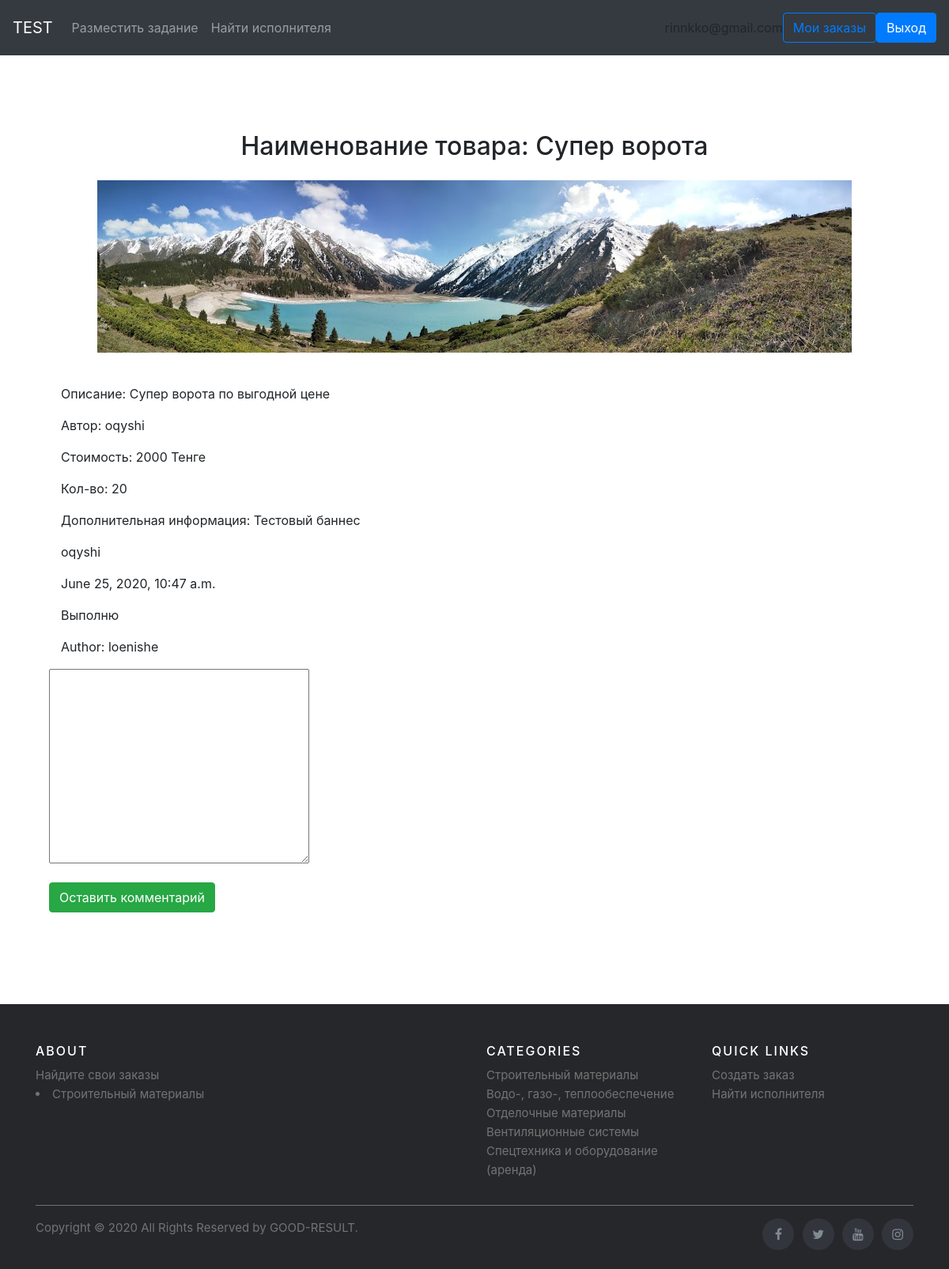
Screenshot of /category1/3/category2/2/category3/1/banner/1 (signed in) with the database file from the repository.
### adverts/models.py (models this page shows, shortened)
class Banner(models.Model):
    category3 = models.ForeignKey(Category3, on_delete=models.CASCADE, related_name='banner')
    title = models.CharField("Наименование", max_length=150)
    description = models.TextField('Описание')
    pub_time = models.DateTimeField('Дата публикации', default=timezone.now)
    price = models.IntegerField('Цена')
    amount = models.IntegerField('Количество')
    image = models.ImageField('Изображение', upload_to='adverts/', null=True)
    addition = models.TextField('Дополнительная информация')
    author = models.ForeignKey(User, related_name='mybanners', on_delete=models.CASCADE, null=True)
    class Meta:
        verbose_name = "Объявление"
        verbose_name_plural = "Объявления"

class Answer(models.Model):
    banner = models.ForeignKey(Banner, on_delete=models.CASCADE, related_name='answers')
    author = models.ForeignKey(User, related_name='myanswers', on_delete=models.CASCADE, null=True)
    pub_time = models.DateTimeField('Дата публикации', default=timezone.now)
    text = models.TextField('Описание')
    def __str__(self):
        return self.author.username
    class Meta:
        verbose_name = "Отклик"
        verbose_name_plural = "Отклик"

### adverts/views.py (the view)
class BannerDetailView(FollowerPermissionMixin, generic.DetailView):
    model = Banner
    template_name = 'adverts/banner.html'

### adverts/permissions.py (called while the page is built)
    def dispatch(self, request, *args, **kwargs):
        if not self.has_permissions():
            raise Http404()
        return super().dispatch(request, *args, **kwargs)

    def has_permissions(self):
        return self.request.user in [*self.get_object().category3.members.all(),
                                     *self.get_object().category3.parent_category.members.all(),
                                     *self.get_object().category3.parent_category.parent_category.members.all()]

### templates/adverts/banner.html (shortened to what this page needs)
<!DOCTYPE html>
<html lang="en">
<head>
</head>
<body>
</body>
</html>{% extends "base.html" %}
{% load static %}
{% block content %}
<div class="jumbotron">
  <div class="col-md-12">
    <div class="form-group">
      <div class="row d-flex justify-content-center">
        <h2>Наименование товара: {{banner.title}}</h2>
      </div>
    </div>
    <div class="form-group">
      <div class="row d-flex justify-content-center">
        <p><img src="{{ banner.image.url }}" class="img-fluid" alt=""></p>
      </div>
    </div>
    <br>
    <div class="form-group">
      <div class="row">
        Описание: {{banner.description}}
      </div>
    </div>
    <div class="form-group">
      <div class="row">
        Автор: {{banner.author}}
      </div>
    </div>
    <div class="form-group">
      <div class="row">
        Стоимость: {{banner.price}} Тенге
      </div>
    </div>
    <div class="form-group">
      <div class="row">
        Кол-во: {{banner.amount}}
      </div>
    </div>
    <div class="form-group">
      <div class="row">
        Дополнительная информация: {{banner.addition}}
      </div>
    </div>
  </div>
  {% for answer in banner.answers.all %}
  <p>{{answer}}</p>
  <p>{{answer.pub_time}}</p>
  <p>{{answer.text}}</p>
  {% empty %}
  <li>No Answers</li>
  {% endfor %}
  <form action="{% url 'adverts:leave_answer' banner.id %}"
        method="POST">
    <p>Author: {{user.username}}</p>
    <div class="row">
          <textarea name="text" id="" cols="30" rows="10"></textarea>
    </div>
    <br>
    <div class="row">
      <button type="submit" class="btn btn-success">Оставить комментарий</button>
    </div>
  </form>
</div>
{% endblock %}

### templates/base.html (shortened to what this page needs)
<!DOCTYPE html>
  {% load static %}
  <html lang="en">
    <head>
      <link rel="stylesheet" href="https://cdnjs.cloudflare.com/ajax/libs/font-awesome/4.7.0/css/font-awesome.min.css"/>
      <link rel="stylesheet" href="{% static 'css/main.css' %}"   >
      <link rel="stylesheet" href="{% static 'css/album.css' %}"  >
      <link rel="stylesheet" href="{% static 'css/footer.css' %}"  >
      <link rel="stylesheet" href="{% static 'css/media.css' %}"  >
    </head>
    <body>
      <header>
        <nav class="navbar navbar-expand-lg navbar-dark bg-dark">
          <div class="collapse navbar-collapse" id="navbarTogglerDemo01">
            <a class="navbar-brand" href="/">TEST</a>
            <ul class="navbar-nav mr-auto mt-2 mt-lg-0">
              <li class="nav-item">
                <a class="nav-link" href="{% url 'adverts:addbanner' %}">Разместить задание </a>
              </li>
              <li class="nav-item">
                <a class="nav-link" href="/">Найти исполнителя</a>
              </li>
            </ul>
            {% if user.is_authenticated %}
                {{user.email}}
                <a href="{% url 'adverts:mybanners' %}" class="btn btn-outline-primary my-2"> Мои заказы</a>
                <a href="{% url 'account_logout' %}"    class="btn btn-primary my-2">Выход</a>
            {% else %}
              <form class="form-inline my-2 my-lg-0">
                <a href="{% url 'account_signup' %}" class="btn btn-primary my-2">Регистрация</a>
                <a href="{% url 'account_login' %}" class="btn btn-secondary my-2">Логин</a>
              </form>
            {% endif %}
          </div>
        </nav>
      </header>
      <main role="main" class="container">
        {% block content %}{% endblock %}
      </main>
        <footer class="site-footer">
          <div class="container">
            <div class="row">
              <div class="col-sm-12 col-md-6">
                <h6>About</h6>
                <a class="text-justify">Найдите свои заказы</a>
                <li><a href="{% url 'adverts:detail' 3 %}">Строительный материалы</a></li>
              </div>
              <div class="col-xs-6 col-md-3">
                <h6>Categories</h6>
                <ul class="footer-links">
                  <li><a href="{% url 'adverts:detail' 3 %}">Строительный материалы</a></li>
                  <li><a href="{% url 'adverts:detail' 4 %}">Водо-, газо-, теплообеспечение</a></li>
                  <li><a href="{% url 'adverts:detail' 5 %}">Отделочные материалы</a></li>
                  <li><a href="{% url 'adverts:detail' 6 %}">Вентиляционные системы</a></li>
                  <li><a href="{% url 'adverts:detail' 7 %}">Спецтехника и оборудование (аренда)</a></li>
                </ul>
              </div>
              <div class="col-xs-6 col-md-3">
                <h6>Quick Links</h6>
                <ul class="footer-links">
                  <li><a href="{% url 'adverts:addbanner' %}">Создать заказ</a></li>
                  <li><a href="">Найти исполнителя</a></li>
                </ul>
              </div>
            </div>
            <hr>
          </div>
          <div class="container">
            <div class="row">
              <div class="col-md-8 col-sm-6 col-xs-12">
                <p class="copyright-text">Copyright &copy; 2020 All Rights Reserved by
              <a href="#">GOOD-RESULT</a>.
                </p>
              </div>
              <div class="col-md-4 col-sm-6 col-xs-12">
                <ul class="social-icons">
                  <li><a class="facebook" href="#"><i class="fa fa-facebook"></i></a></li>
                  <li><a class="twitter" href="#"><i class="fa fa-twitter"></i></a></li>
                  <li><a class="youtube" href="#"><i class="fa fa-youtube"></i></a></li>
                  <li><a class="instagram" href="#"><i class="fa fa-instagram"></i></a></li>
                </ul>
              </div>
            </div>
          </div>
        </footer>
    </body>
  </html>

### static/css/album.css (style rules this page uses)
:root { --jumbotron-padding-y: 3rem; }
.jumbotron { padding-top: var(--jumbotron-padding-y); padding-bottom: var(--jumbotron-padding-y); margin-bottom: 0; background-color: #fff; }
@media (min-width: 768px) { .jumbotron { padding-top: calc(var(--jumbotron-padding-y) * 2); padding-bottom: calc(var(--jumbotron-padding-y) * 2); } }
.jumbotron p:last-child { margin-bottom: 0; }
footer { padding-top: 3rem; padding-bottom: 3rem; }
footer p { margin-bottom: .25rem; }

### static/css/footer.css (style rules this page uses)
.site-footer { background-color:#26272b; padding:45px 0 20px; font-size:15px; line-height:24px; color:#737373; margin-top:20px; }
.site-footer hr { border-top-color:#bbb; opacity:0.5 }
.site-footer h6 { color:#fff; font-size:16px; text-transform:uppercase; margin-top:5px; letter-spacing:2px }
.site-footer a { color:#737373; }
.footer-links { padding-left:0; list-style:none }
.footer-links li { display:block }
.footer-links a { color:#737373 }
.site-footer .social-icons { text-align:right }
.site-footer .social-icons a { width:40px; height:40px; line-height:40px; margin-left:6px; margin-right:0; border-radius:100%; background-color:#33353d }
.copyright-text { margin:0 }
.social-icons { padding-left:0; margin-bottom:0; list-style:none }
.social-icons li { display:inline-block; margin-bottom:4px }
.social-icons a { background-color:#eceeef; color:#818a91; font-size:16px; display:inline-block; line-height:44px; width:44px; height:44px; text-align:center; margin-right:8px; border-radius:100%; -webkit-transition:all .2s linear; -o-transition:all .2s linear; transition:all .2s linear }

### rows the page displays
Banner: title "Супер ворота", image (picture), description "Супер ворота по выгодной цене", author "oqyshi", price "2000", amount "20", addition "Тестовый баннес"
Answer: author.username "oqyshi", pub_time "June 25, 2020, 10:47 a.m.", text "Выполню"

### other values shown
{{ user.email }} "rinnkko@gmail.com"
{{ user.username }} "loenishe"
